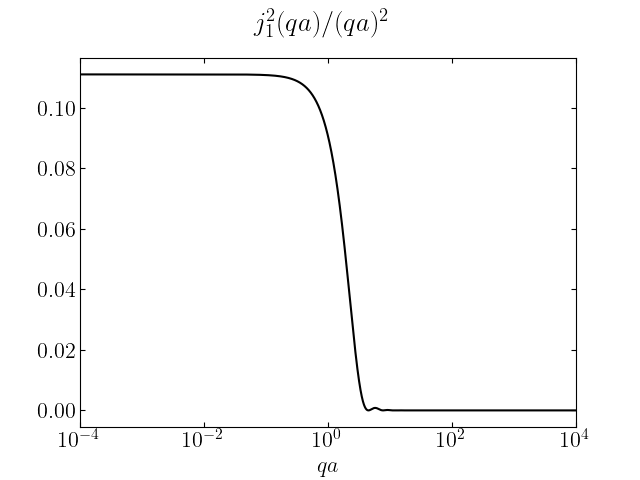

This chart was generated by the following Python code:
import matplotlib.pyplot as plt
import mpl_extras as me
import numpy as np


def j1(x):
    return (np.sin(x) - x * np.cos(x)) / (x ** 2)


x = np.logspace(-4, 4, 10000)
y = j1(x) ** 2 / x ** 2

me.setup_mpl(tex=True)

fig, ax = plt.subplots(1, 1)

fig.suptitle("$j_1^2(qa)/(qa)^2$")
ax.plot(x, y, "-k")

ax.tick_params(**me.params)
ax.set_xscale("log")

ax.set_xlim(x.min(), x.max())
ax.set_xlabel("$qa$")

fig.savefig("p1.png")
